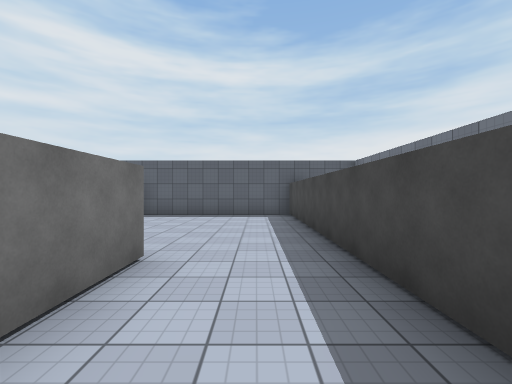
View 1 (above)

18 first-person views from a walk through a 3-D level made in the Unity game engine. The camera is 1.5 m above the floor, looks level and sees 90° across. The floor is counted in squares, 2 m on a side. Each view is taken from the middle of a square. On the plan, view 1 faces up. The plan holds only what a view shows up to about 9 squares ahead; the rest is blank. The player character is not drawn. Surface patterns are stand-ins for the level's own textures.

View 2
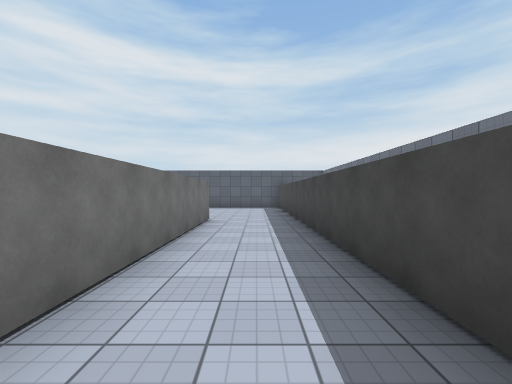

View 3
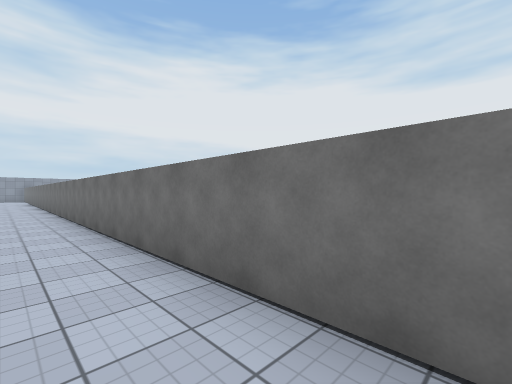

View 4
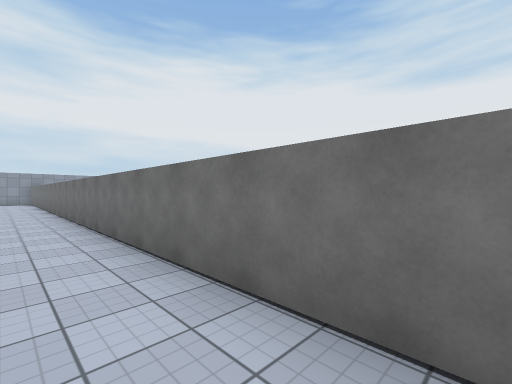

View 5
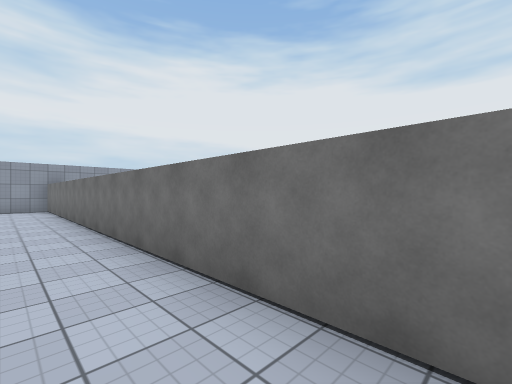

View 6
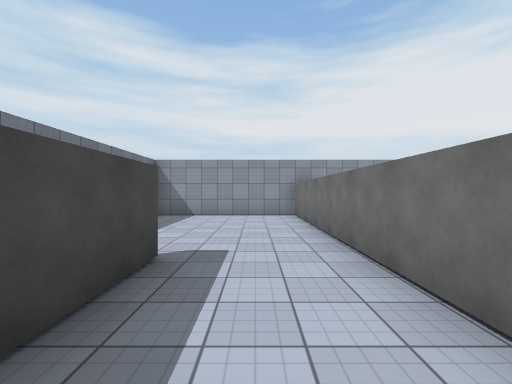

View 7
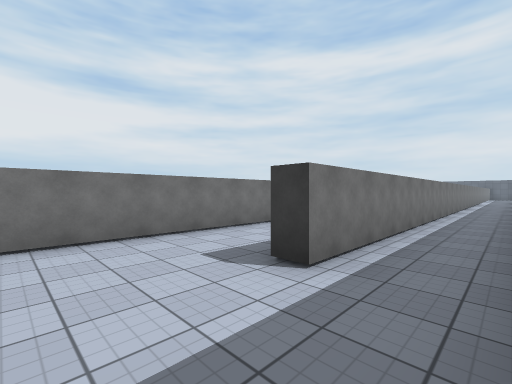

View 8
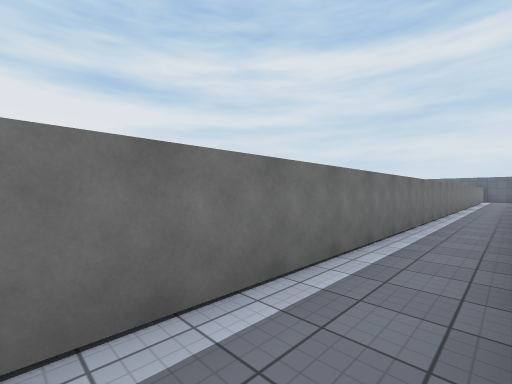

View 9
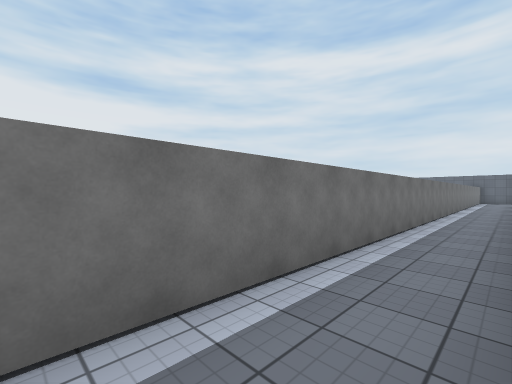

View 10
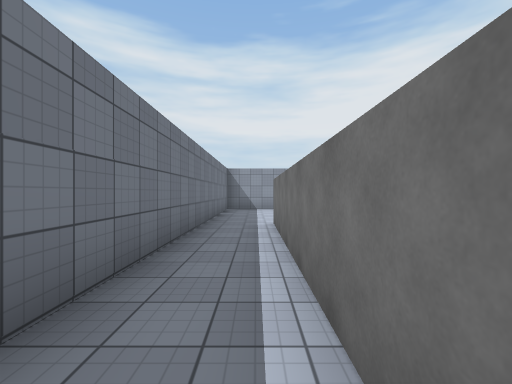

View 11
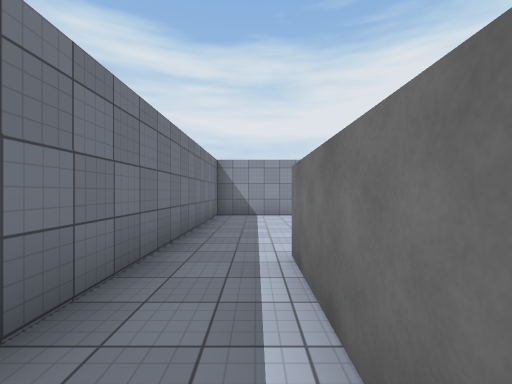

View 12
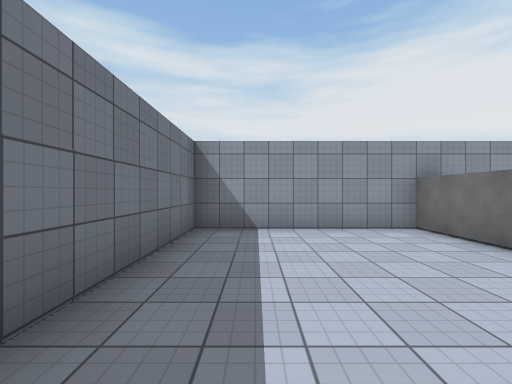

View 13
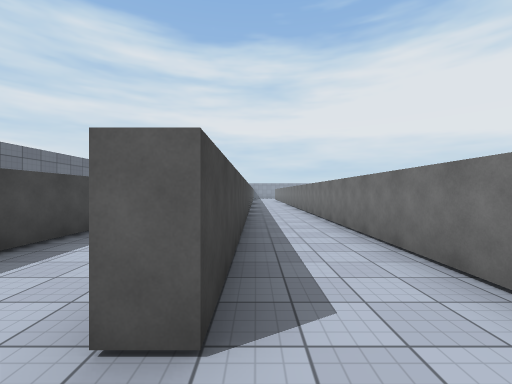

View 14
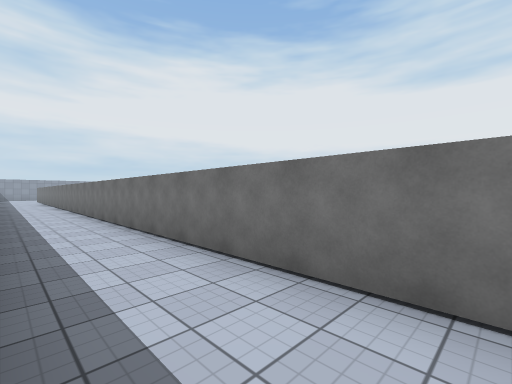

View 15
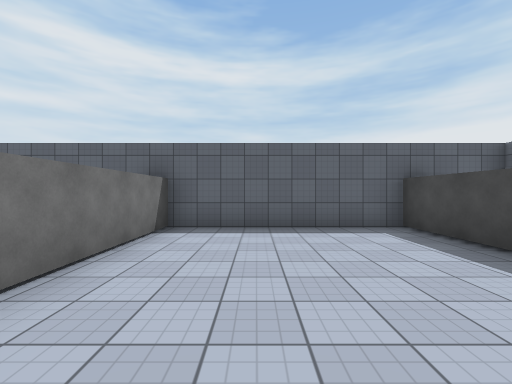

View 16
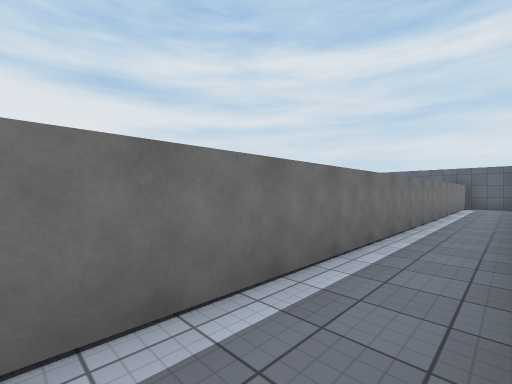

View 17
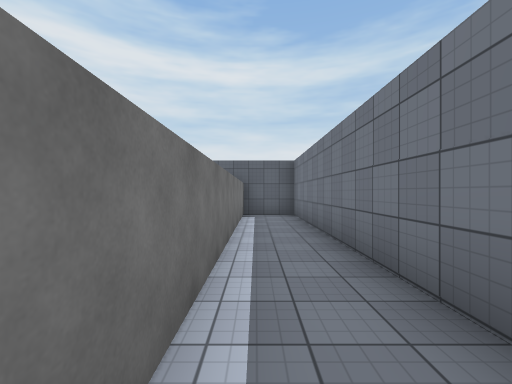

View 18
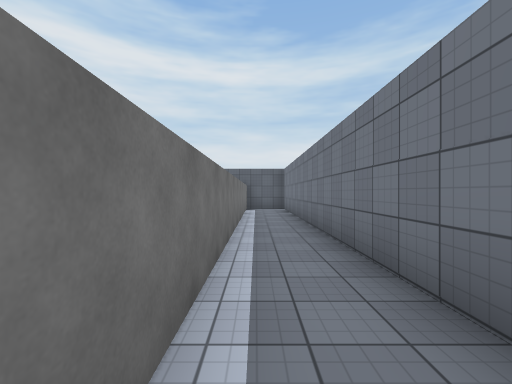

### Floor plan
Ten units are one square. View 1 is at (0, 0); x grows to the right and y downward. Boxes are objects, and circles mark ways between rooms. Rooms are numbered by the first view taken in them; rooms with no view inside come last. Other rooms are left out.
<svg viewBox="-44 -89 81 356">
<path fill="none" stroke="#000" d="M11 30 11 -25M32 18 32 -84 15 -84M-13 -29 -13 262 32 262 32 162M16 -80 16 209 11 209 11 190M-18 -29 -13 -29M11 -25 11 -84 -39 -84 -39 -48"/>
<circle cx="-5" cy="-30" r="3" fill="#2a7"/>
<text x="20" y="110">1</text>
<text x="-20" y="-60">2</text>
</svg>
Room 1 opens to room 2.

Where each view was taken, in squares from view 1:
view 1: 0 up, 0 right, facing up
view 2: 4 down, 0 right, facing up
view 3: 1 down, 0 right, facing down-left
view 4: 7 down, 0 right, facing down-left
view 5: 14 down, 0 right, facing down-left
view 6: 18 down, 0 right, facing down
view 7: 23 down, 3 right, facing up-left
view 8: 16 down, 3 right, facing up-left
view 9: 13 down, 3 right, facing up-left
view 10: 15 down, 2 right, facing down
view 11: 18 down, 2 right, facing down
view 12: 21 down, 2 right, facing down
view 13: 4 up, 2 left, facing down
view 14: 3 up, 2 left, facing down-left
view 15: 3 up, 2 left, facing up
view 16: 6 down, 3 right, facing up-left
view 17: 0 up, 2 right, facing up
view 18: 3 down, 2 right, facing up
